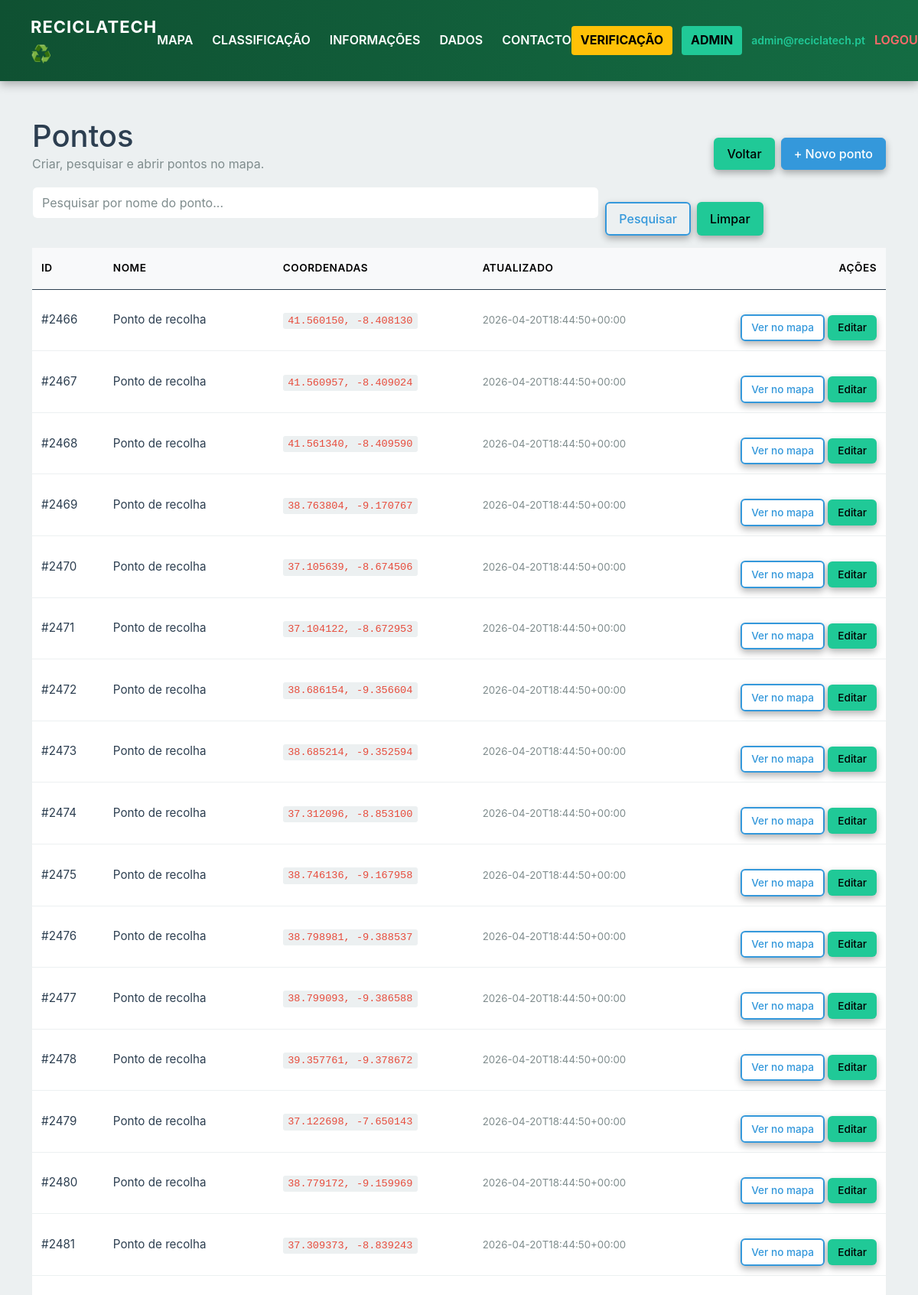
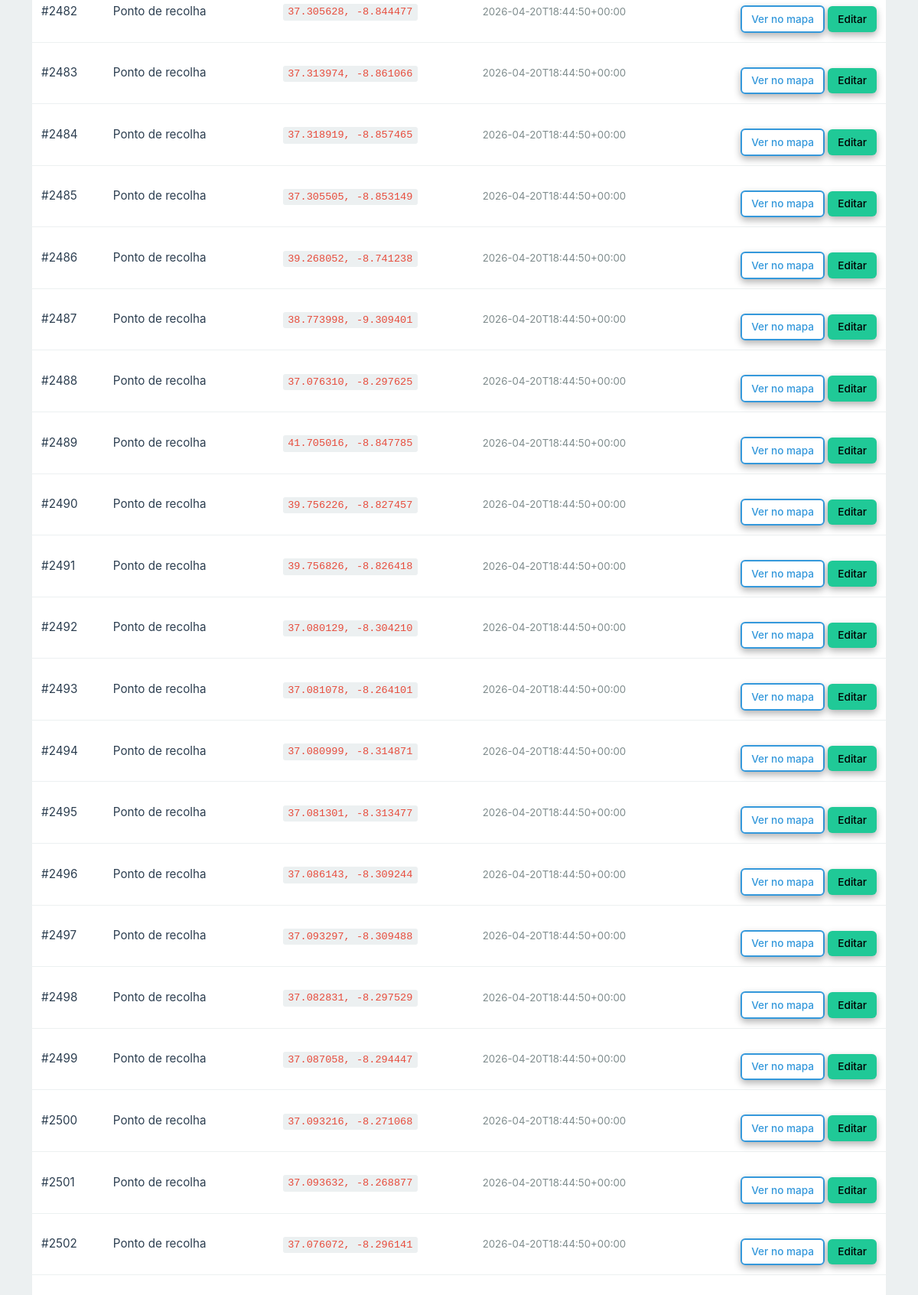
The app's page /admin/pontos (signed in, upper part) with its own data (2 pictures, top to bottom).
### tables this page shows
CREATE TABLE utilizadores (
                    id INTEGER PRIMARY KEY AUTOINCREMENT,
                    nome TEXT NOT NULL,
                    email TEXT UNIQUE NOT NULL,
                    password_hash TEXT NOT NULL,
                    tipo INTEGER NOT NULL DEFAULT 0 CHECK (tipo IN (0,1)),
                    receber_notificacoes INTEGER NOT NULL DEFAULT 1 CHECK (receber_notificacoes IN (0,1)),
                    email_verificado INTEGER NOT NULL DEFAULT 0,
                    data_registo DATETIME DEFAULT CURRENT_TIMESTAMP
                );

CREATE TABLE pontos (
                    id INTEGER PRIMARY KEY AUTOINCREMENT,
                    lat REAL NOT NULL,
                    lng REAL NOT NULL,
                    fonte_id INTEGER NOT NULL,
                    source_id TEXT,
                    is_removed INTEGER NOT NULL DEFAULT 0,
                    nome TEXT,
                    created_at TEXT NOT NULL,
                    updated_at TEXT NOT NULL
                );

### routes/admin.py (the view)
@admin_route.route('/pontos', methods=['GET'])
@require_admin
def pontos_manage():
    q = (request.args.get("q") or "").strip().lower()
    conn = conectar_db()
    cursor = conn.cursor()
    if q:
        cursor.execute(
            "SELECT id, nome, lat, lng, updated_at FROM pontos WHERE is_removed = 0 AND LOWER(COALESCE(nome,'')) LIKE ? ORDER BY updated_at DESC LIMIT 200",
            (f"%{q}%",),
        )
    else:
        cursor.execute(
            "SELECT id, nome, lat, lng, updated_at FROM pontos WHERE is_removed = 0 ORDER BY updated_at DESC LIMIT 200"
        )
    pontos = cursor.fetchall()
    conn.close()
    return render_template("admin/pontos_manage.html", pontos=pontos, q=q)

### routes/admin.py (called while the page is built)
def get_db_path():
    config = ServerConfig()
    return config.db_path

def conectar_db():
    conn = sqlite3.connect(get_db_path())
    conn.row_factory = sqlite3.Row
    conn.execute("PRAGMA foreign_keys = ON")
    return conn

def require_admin(f):
    @wraps(f)
    def decorated_function(*args, **kwargs):
        if 'user_id' not in session:
            flash("Você precisa estar autenticado.", "danger")
            return redirect(url_for('autenticar.login'))
        conn = conectar_db()
        cursor = conn.cursor()
        cursor.execute("SELECT tipo FROM utilizadores WHERE id = ?", (session['user_id'],))
        user = cursor.fetchone()
        conn.close()
        if not user or user['tipo'] != 1:
            flash("Acesso negado. Apenas administradores.", "danger")
            return redirect(url_for('home.home'))
        return f(*args, **kwargs)
    return decorated_function

### templates/admin/pontos_manage.html (shortened to what this page needs)
{% extends "base.html" %}
{% block extra_css %}
<link rel="stylesheet" href="/css/admin.css">
{% endblock %}
{% block content %}
<div class="container mt-5">
  <div class="d-flex justify-content-between align-items-center mb-3">
    <div>
      <h1 class="mb-0">Pontos</h1>
      <p class="text-muted mb-0">Criar, pesquisar e abrir pontos no mapa.</p>
    </div>
    <div class="d-flex gap-2">
      <a class="btn btn-outline-secondary" href="{{ url_for('admin.dashboard') }}">Voltar</a>
      <a class="btn btn-primary" href="{{ url_for('admin.pontos_novo') }}">+ Novo ponto</a>
    </div>
  </div>
  <form class="row g-2 mb-3" method="get" action="{{ url_for('admin.pontos_manage') }}">
    <div class="col-md-8">
      <input class="form-control" type="text" name="q" value="{{ q }}" placeholder="Pesquisar por nome do ponto...">
    </div>
    <div class="col-md-4 d-flex gap-2">
      <button class="btn btn-outline-primary" type="submit">Pesquisar</button>
      <a class="btn btn-outline-secondary" href="{{ url_for('admin.pontos_manage') }}">Limpar</a>
    </div>
  </form>
  <div class="table-responsive">
    <table class="table table-hover align-middle">
      <thead class="table-light">
        <tr>
          <th>ID</th>
          <th>Nome</th>
          <th>Coordenadas</th>
          <th>Atualizado</th>
          <th class="text-end">Ações</th>
        </tr>
      </thead>
      <tbody>
        {% for p in pontos %}
          <tr>
            <td>#{{ p['id'] }}</td>
            <td>{{ p['nome'] or 'Ponto de Recolha' }}</td>
            <td>
              <code>{{ '%.6f'|format(p['lat']) }}, {{ '%.6f'|format(p['lng']) }}</code>
            </td>
            <td><small class="text-muted">{{ p['updated_at'] }}</small></td>
            <td class="text-end">
              <a class="btn btn-sm btn-outline-primary" href="/map/?focus={{ p['id'] }}" target="_blank">Ver no mapa</a>
              <a class="btn btn-sm btn-outline-secondary" href="{{ url_for('admin.edit_record', table_name='pontos', record_id=p['id']) }}">Editar</a>
            </td>
          </tr>
        {% endfor %}
      </tbody>
    </table>
  </div>
</div>
{% endblock %}

### templates/base.html (shortened to what this page needs)
<!DOCTYPE html>
<html lang="pt">
<head>
    <link href="https://cdn.jsdelivr.net/npm/bootstrap@5.3.0/dist/css/bootstrap.min.css" rel="stylesheet">
    <link rel="stylesheet" href="/css/style.css">
    {% block extra_css %}{% endblock %}
</head>
<body>
    <header class="header">
        <a href="/" class="logo">RECICLATECH ♻️</a>
        <nav class="menu">
            <a href="/mapa/" {% if request.path == '/mapa/' or request.path == '/mapa' %}class="ativo"{% endif %}>MAPA</a>
            <a href="/classificacao" {% if request.path == '/classificacao' %}class="ativo"{% endif %}>CLASSIFICAÇÃO</a>
            <a href="/informacoes" {% if request.path == '/informacoes' %}class="ativo"{% endif %}>INFORMAÇÕES</a>
            <a href="/dados" {% if request.path == '/dados' %}class="ativo"{% endif %}>DADOS</a>
            <a href="/contacto" {% if request.path == '/contacto' %}class="ativo"{% endif %}>CONTACTO</a>
        </nav>
        <div class="auth" id="auth-area">
            {% if session.get('user_id') %}
                {% if session.get('email_pendente_verificacao') %}
                    <a href="/verificar-email" class="verificar">VERIFICAÇÃO</a>
                {% endif %}
                {% if session.get('usuario_tipo') == 1 or session.get('admin') %}
                    <a href="/admin/" class="admin" title="Painel de Admin">ADMIN</a>
                {% endif %}
                <span class="user-info">{{ session.get('user_email') or 'Utilizador' }}</span>
                <a href="/logout" class="logout">LOGOUT</a>
            {% else %}
                <a href="/login" class="login">Login</a>
                <a href="/registo" class="registar">Registar</a>
            {% endif %}
        </div>
    </header>
    {% block content %}{% endblock %}
</body>
</html>

### records on screen
utilizadores: email "admin@reciclatech.pt"
pontos: id "2466", nome "Ponto de recolha", lat "41.560150", lng "-8.408130", updated_at "2026-04-20T18:44:50+00:00"
pontos: id "2467", nome "Ponto de recolha", lat "41.560957", lng "-8.409024", updated_at "2026-04-20T18:44:50+00:00"
pontos: id "2468", nome "Ponto de recolha", lat "41.561340", lng "-8.409590", updated_at "2026-04-20T18:44:50+00:00"
pontos: id "2469", nome "Ponto de recolha", lat "38.763804", lng "-9.170767", updated_at "2026-04-20T18:44:50+00:00"
pontos: id "2470", nome "Ponto de recolha", lat "37.105639", lng "-8.674506", updated_at "2026-04-20T18:44:50+00:00"
pontos: id "2471", nome "Ponto de recolha", lat "37.104122", lng "-8.672953", updated_at "2026-04-20T18:44:50+00:00"
pontos: id "2472", nome "Ponto de recolha", lat "38.686154", lng "-9.356604", updated_at "2026-04-20T18:44:50+00:00"
pontos: id "2473", nome "Ponto de recolha", lat "38.685214", lng "-9.352594", updated_at "2026-04-20T18:44:50+00:00"
pontos: id "2474", nome "Ponto de recolha", lat "37.312096", lng "-8.853100", updated_at "2026-04-20T18:44:50+00:00"
pontos: id "2475", nome "Ponto de recolha", lat "38.746136", lng "-9.167958", updated_at "2026-04-20T18:44:50+00:00"
pontos: id "2476", nome "Ponto de recolha", lat "38.798981", lng "-9.388537", updated_at "2026-04-20T18:44:50+00:00"
pontos: id "2477", nome "Ponto de recolha", lat "38.799093", lng "-9.386588", updated_at "2026-04-20T18:44:50+00:00"
pontos: id "2478", nome "Ponto de recolha", lat "39.357761", lng "-9.378672", updated_at "2026-04-20T18:44:50+00:00"
pontos: id "2479", nome "Ponto de recolha", lat "37.122698", lng "-7.650143", updated_at "2026-04-20T18:44:50+00:00"
pontos: id "2480", nome "Ponto de recolha", lat "38.779172", lng "-9.159969", updated_at "2026-04-20T18:44:50+00:00"
pontos: id "2481", nome "Ponto de recolha", lat "37.309373", lng "-8.839243", updated_at "2026-04-20T18:44:50+00:00"
pontos: id "2482", nome "Ponto de recolha", lat "37.305628", lng "-8.844477", updated_at "2026-04-20T18:44:50+00:00"
pontos: id "2483", nome "Ponto de recolha", lat "37.313974", lng "-8.861066", updated_at "2026-04-20T18:44:50+00:00"
pontos: id "2484", nome "Ponto de recolha", lat "37.318919", lng "-8.857465", updated_at "2026-04-20T18:44:50+00:00"
pontos: id "2485", nome "Ponto de recolha", lat "37.305505", lng "-8.853149", updated_at "2026-04-20T18:44:50+00:00"
pontos: id "2486", nome "Ponto de recolha", lat "39.268052", lng "-8.741238", updated_at "2026-04-20T18:44:50+00:00"
pontos: id "2487", nome "Ponto de recolha", lat "38.773998", lng "-9.309401", updated_at "2026-04-20T18:44:50+00:00"
pontos: id "2488", nome "Ponto de recolha", lat "37.076310", lng "-8.297625", updated_at "2026-04-20T18:44:50+00:00"
pontos: id "2489", nome "Ponto de recolha", lat "41.705016", lng "-8.847785", updated_at "2026-04-20T18:44:50+00:00"
pontos: id "2490", nome "Ponto de recolha", lat "39.756226", lng "-8.827457", updated_at "2026-04-20T18:44:50+00:00"
pontos: id "2491", nome "Ponto de recolha", lat "39.756826", lng "-8.826418", updated_at "2026-04-20T18:44:50+00:00"
pontos: id "2492", nome "Ponto de recolha", lat "37.080129", lng "-8.304210", updated_at "2026-04-20T18:44:50+00:00"
pontos: id "2493", nome "Ponto de recolha", lat "37.081078", lng "-8.264101", updated_at "2026-04-20T18:44:50+00:00"
pontos: id "2494", nome "Ponto de recolha", lat "37.080999", lng "-8.314871", updated_at "2026-04-20T18:44:50+00:00"
pontos: id "2495", nome "Ponto de recolha", lat "37.081301", lng "-8.313477", updated_at "2026-04-20T18:44:50+00:00"
pontos: id "2496", nome "Ponto de recolha", lat "37.086143", lng "-8.309244", updated_at "2026-04-20T18:44:50+00:00"
pontos: id "2497", nome "Ponto de recolha", lat "37.093297", lng "-8.309488", updated_at "2026-04-20T18:44:50+00:00"
pontos: id "2498", nome "Ponto de recolha", lat "37.082831", lng "-8.297529", updated_at "2026-04-20T18:44:50+00:00"
pontos: id "2499", nome "Ponto de recolha", lat "37.087058", lng "-8.294447", updated_at "2026-04-20T18:44:50+00:00"
pontos: id "2500", nome "Ponto de recolha", lat "37.093216", lng "-8.271068", updated_at "2026-04-20T18:44:50+00:00"
pontos: id "2501", nome "Ponto de recolha", lat "37.093632", lng "-8.268877", updated_at "2026-04-20T18:44:50+00:00"
pontos: id "2502", nome "Ponto de recolha", lat "37.076072", lng "-8.296141", updated_at "2026-04-20T18:44:50+00:00"
